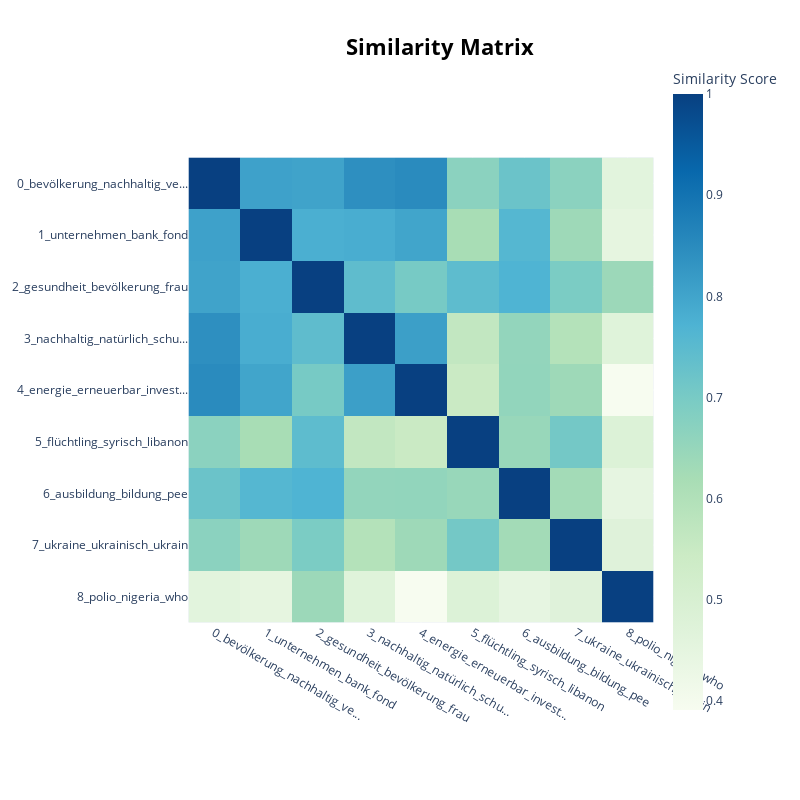

Source (notebook cell):
### Code cell
# Visualize the heatmap of topic-word probabilities
topic_model.visualize_heatmap()

### Figure 1 — Plotly figure (JSON) as saved in the notebook; plotly's stock layout.template omitted (floating-point values rounded to 4 significant figures)
{"data": [{"coloraxis": "coloraxis", "hovertemplate": "x: %{x}<br>y: %{y}<br>Similarity Score: %{z}<extra></extra>", "name": "0", "type": "heatmap", "x": ["0_bevölkerung_nachhaltig_ve...", "1_unternehmen_bank_fond", "2_gesundheit_bevölkerung_frau", "3_nachhaltig_natürlich_schu...", "4_energie_erneuerbar_invest...", "5_flüchtling_syrisch_libanon", "6_ausbildung_bildung_pee", "7_ukraine_ukrainisch_ukrain", "8_polio_nigeria_who"], "xaxis": "x", "y": ["0_bevölkerung_nachhaltig_ve...", "1_unternehmen_bank_fond", "2_gesundheit_bevölkerung_frau", "3_nachhaltig_natürlich_schu...", "4_energie_erneuerbar_invest...", "5_flüchtling_syrisch_libanon", "6_ausbildung_bildung_pee", "7_ukraine_ukrainisch_ukrain", "8_polio_nigeria_who"], "yaxis": "y", "z": [[1, 0.8059, 0.8028, 0.8411, 0.8491, 0.6685, 0.7233, 0.6691, 0.4598], [0.8059, 1.0, 0.7792, 0.7829, 0.7995, 0.6199, 0.759, 0.636, 0.4475], [0.8028, 0.7792, 1, 0.7437, 0.7032, 0.7448, 0.7699, 0.6961, 0.6406], [0.8411, 0.7829, 0.7437, 1.0, 0.8115, 0.5647, 0.6549, 0.5942, 0.4707], [0.8491, 0.7995, 0.7032, 0.8115, 1, 0.5481, 0.6571, 0.6357, 0.3912], [0.6685, 0.6199, 0.7448, 0.5647, 0.5481, 1.0, 0.6464, 0.707, 0.4815], [0.7233, 0.759, 0.7699, 0.6549, 0.6571, 0.6464, 1.0, 0.6272, 0.4466], [0.6691, 0.636, 0.6961, 0.5942, 0.6357, 0.707, 0.6272, 1.0, 0.4724], [0.4598, 0.4475, 0.6406, 0.4707, 0.3912, 0.4815, 0.4466, 0.4724, 1.0]]}], "layout": {"coloraxis": {"colorbar": {"title": {"text": "Similarity Score"}}, "colorscale": [[0, "rgb(247,252,240)"], [0.125, "rgb(224,243,219)"], [0.25, "rgb(204,235,197)"], [0.375, "rgb(168,221,181)"], [0.5, "rgb(123,204,196)"], [0.625, "rgb(78,179,211)"], [0.75, "rgb(43,140,190)"], [0.875, "rgb(8,104,172)"], [1, "rgb(8,64,129)"]]}, "height": 800, "hoverlabel": {"bgcolor": "white", "font": {"family": "Rockwell", "size": 16}}, "legend": {"title": {"text": "Trend"}}, "margin": {"t": 60}, "showlegend": true, "title": {"font": {"color": "Black", "size": 22}, "text": "<b>Similarity Matrix</b>", "x": 0.55, "xanchor": "center", "y": 0.95, "yanchor": "top"}, "width": 800, "xaxis": {"anchor": "y", "constrain": "domain", "domain": [0, 1], "scaleanchor": "y"}, "yaxis": {"anchor": "x", "autorange": "reversed", "constrain": "domain", "domain": [0, 1]}}}
